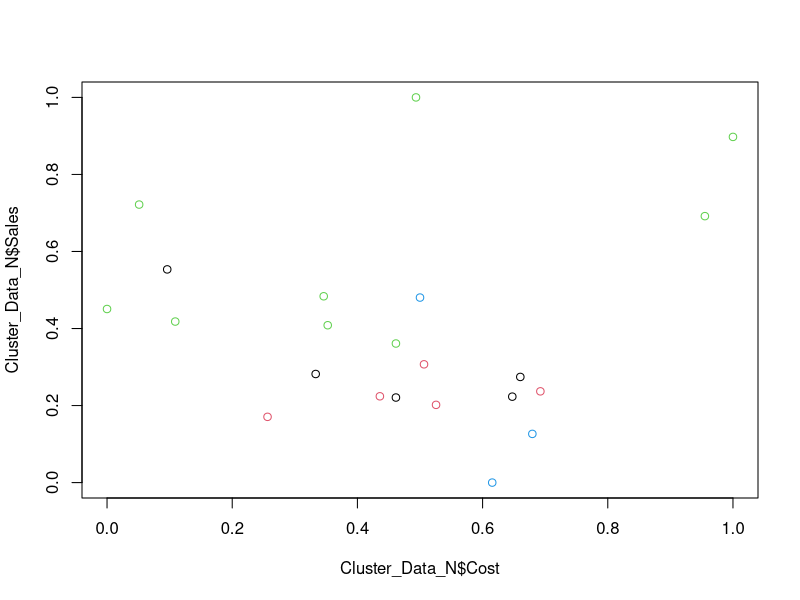

Write the R code that produced this figure.
#K Means Clustering
#K Means Clustering is an unsupervised leaning
#The purpose if to  group similar items together and form clusters

#Read the dataset
Cluster_Data <- read.csv("Utilities.csv")
View(Cluster_Data)
head(Cluster_Data)

#Normalize
normalize=function(x){
  return((x - min(x))/(max(x)-min(x)))}

Cluster_Data_N=as.data.frame(lapply(Cluster_Data[2:9], normalize))

head(Cluster_Data_N)
View(Cluster_Data_N)

#Build the model
results.Utilities =kmeans(Cluster_Data_N,4)

results.Utilities

#To see Size of each cluster -  How many records are in one cluster
results.Utilities$size

#What are the clusters - Element wise cluster is created
results.Utilities$cluster

#Center of clusters - 
results.Utilities$centers


#Assigning Cluster and adding column in the dataset
library(dplyr)
clu=Cluster_Data%>%
  mutate(Cluster_Assigned=results.Utilities$cluster)
View(clu)

#Example of Plotting the clusters
plot(Cluster_Data_N$Sales~Cluster_Data_N$Cost,col=results.Utilities$cluster)
  